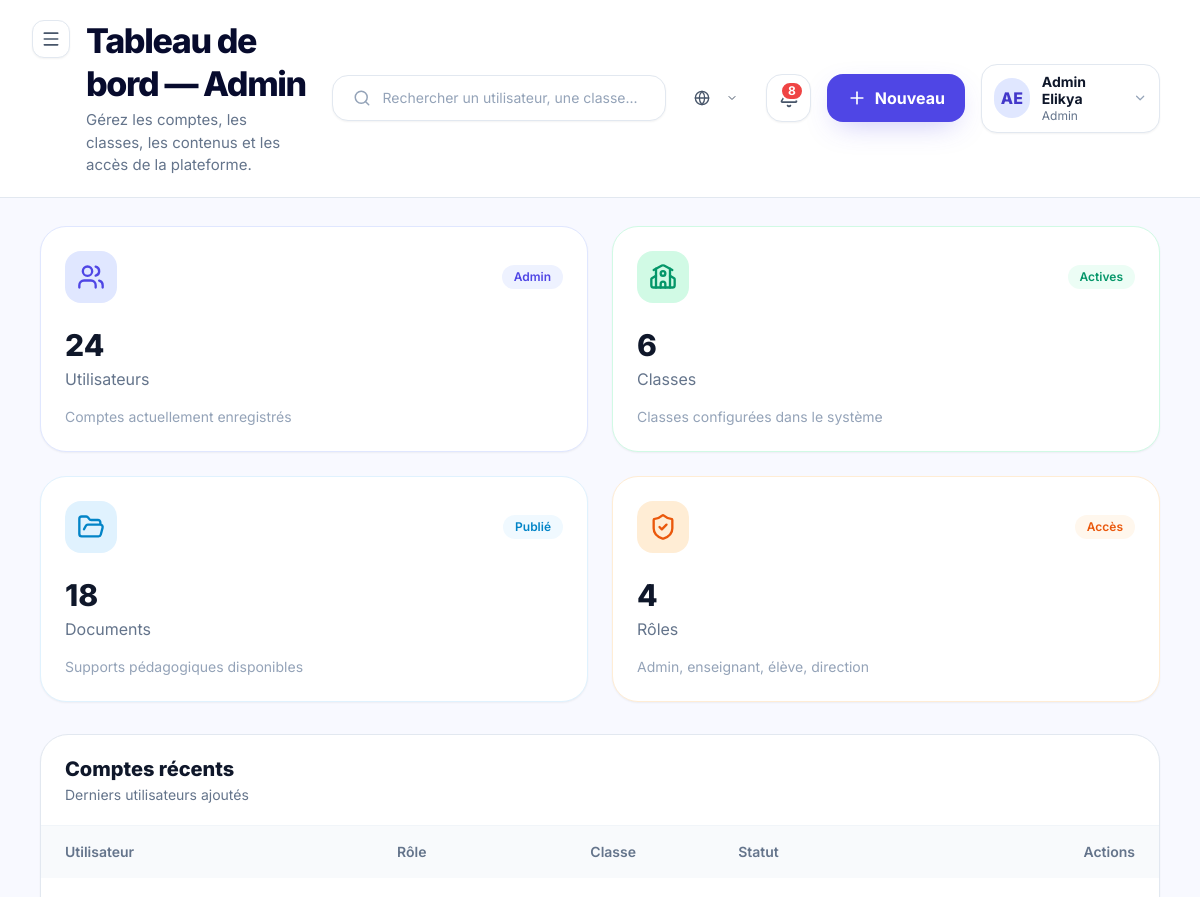
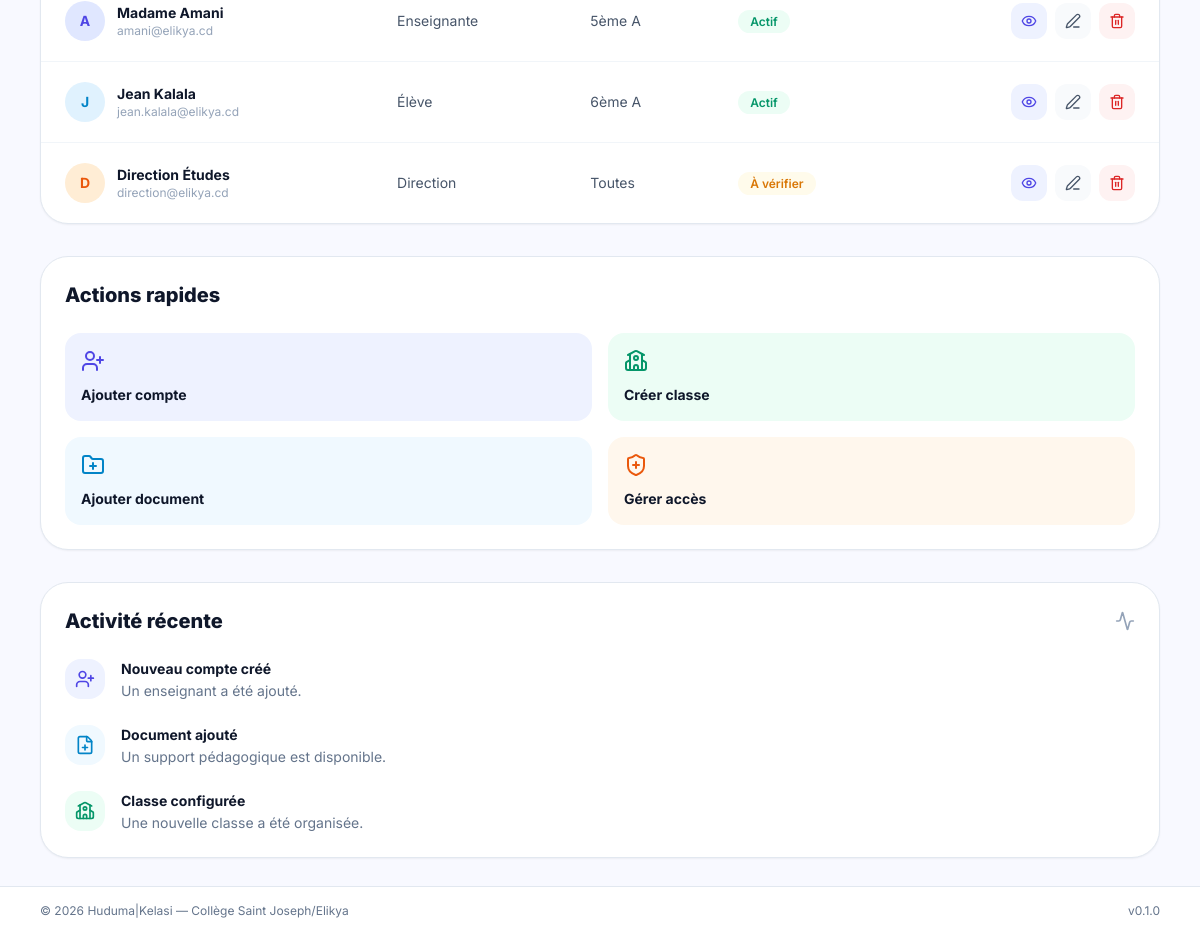
/dashboard/ (signed in), run on the app's committed database (2 pictures, top to bottom).
### apps/accounts/models.py (models this page shows, shortened)
class User(AbstractBaseUser, PermissionsMixin, BaseModel):
    email = models.EmailField(
        unique=True,
        verbose_name=_("Email"),
        help_text=_("Adresse email utilisée comme identifiant de connexion."),
    )
    first_name = models.CharField(
        max_length=80,
        verbose_name=_("Prénom"),
    )
    last_name = models.CharField(
        max_length=80,
        verbose_name=_("Nom"),
    )
    role = models.CharField(
        max_length=30,
        choices=UserRole.choices,
        default=UserRole.ELEVE,
        verbose_name=_("Rôle"),
        help_text=_("Rôle de l'utilisateur dans la plateforme."),
    )
    phone = models.CharField(
        max_length=30,
        blank=True,
        default="",
        verbose_name=_("Téléphone"),
    )
    avatar = models.ImageField(
        upload_to="avatars/",
        blank=True,
        null=True,
        verbose_name=_("Avatar"),
    )
    is_active = models.BooleanField(
        default=True,
        verbose_name=_("Actif"),
    )
    is_staff = models.BooleanField(
        default=False,
        verbose_name=_("Accès admin Django"),
    )
    date_joined = models.DateTimeField(
        auto_now_add=True,
        verbose_name=_("Date d'inscription"),
    )
    USERNAME_FIELD = "email"
    REQUIRED_FIELDS = ["first_name", "last_name"]
    objects = UserManager()
    class Meta:
        verbose_name = _("Utilisateur")
        verbose_name_plural = _("Utilisateurs")
        ordering = ["last_name", "first_name"]
        indexes = [
            models.Index(fields=["role"]),
            models.Index(fields=["is_active"]),
        ]
    @property
    def full_name(self) -> str:
        return f"{self.first_name} {self.last_name}".strip()
    @property
    def short_label(self) -> str:
        return ROLE_SHORT_LABELS.get(self.role, self.role)
    @property
    def initials(self) -> str:
        first = (self.first_name or "").strip()
        last = (self.last_name or "").strip()
        if first and last:
            return f"{first[0]}{last[0]}".upper()
        if first:
            return first[0].upper()
        if self.email:
            return self.email[0].upper()
        return "?"

### apps/dashboard/views.py (the view, shortened to what this page needs)
# urls.py: path("", DashboardHomeView.as_view(), name="home"),
class DashboardHomeView(TemplateView):
    template_name = "pages/dashboard/home.html"
    def dispatch(self, request, *args, **kwargs):
        user = request.user
        if not user.is_authenticated:
            return redirect("accounts:login")
        context = self.get_context_data()
        return self.render_to_response(context)
    def get_context_data(self, **kwargs):
        context = super().get_context_data(**kwargs)
        user = self.request.user
        context["page_title"] = f"Tableau de bord — {user.short_label}"
        context["page_subtitle"] = self._get_role_subtitle(user.role)
        context["stats_cards"] = self._get_fake_stats(user.role)
        context["recent_users"] = self._get_fake_recent_users()
        if user.role == UserRole.ADMIN:
            context["columns"] = [
                {"key": "user", "label": "Utilisateur", "align": "left"},
                {"key": "role", "label": "Rôle", "align": "left"},
                {"key": "classe", "label": "Classe", "align": "left"},
                {"key": "status", "label": "Statut", "align": "left"},
            ]
            context["table_actions"] = [
                {"icon": "eye", "color": "indigo", "url": "#", "label": "Voir"},
                {"icon": "edit-3", "color": "slate", "url": "#", "label": "Modifier"},
                {"icon": "trash-2", "color": "red", "url": "#", "label": "Supprimer"},
            ]
        return context
    def get_template_names(self):
        user = self.request.user
        template = ROLE_DASHBOARD_TEMPLATES.get(user.role, self.template_name)
        return [template]
    def _get_role_subtitle(self, role):
        subtitles = {
            UserRole.ADMIN: "Gérez les comptes, les classes, les contenus et les accès de la plateforme.",
            UserRole.ENSEIGNANT: "Votre travail pédagogique et votre boutique.",
            UserRole.DIRECTEUR_ETUDES: "Consultez les classes et les cours, validez les documents pédagogiques.",
            UserRole.ELEVE: "Vos ressources, achats et notes.",
            UserRole.PARENT: "Suivez la scolarité de vos enfants.",
        }
        return subtitles.get(role, "Bienvenue sur votre espace.")
    def _get_fake_stats(self, role):
        if role == UserRole.ADMIN:
            return [
                {"label": "Utilisateurs", "value": 24, "icon": "users", "color": "indigo",
                 "badge": "Admin", "footer": "Comptes actuellement enregistrés"},
                {"label": "Classes", "value": 6, "icon": "school", "color": "emerald",
                 "badge": "Actives", "footer": "Classes configurées dans le système"},
                {"label": "Documents", "value": 18, "icon": "folder-open", "color": "sky",
                 "badge": "Publié", "footer": "Supports pédagogiques disponibles"},
                {"label": "Rôles", "value": 4, "icon": "shield-check", "color": "orange",
                 "badge": "Accès", "footer": "Admin, enseignant, élève, direction"},
            ]
    def _get_fake_recent_users(self):
        return [
            {
                "user": '<div class="flex items-center gap-3"><div class="w-10 h-10 rounded-full bg-indigo-100 text-indigo-600 flex items-center justify-center font-bold">A</div><div><p class="font-bold text-slate-900">Madame Amani</p><p class="text-slate-400 text-xs">amani@elikya.cd</p></div></div>',
                "role": "Enseignante",
                "classe": "5ème A",
                "status": '<span class="px-3 py-1 rounded-full bg-emerald-50 text-emerald-600 font-semibold text-xs">Actif</span>',
            },
            {
                "user": '<div class="flex items-center gap-3"><div class="w-10 h-10 rounded-full bg-sky-100 text-sky-600 flex items-center justify-center font-bold">J</div><div><p class="font-bold text-slate-900">Jean Kalala</p><p class="text-slate-400 text-xs">jean.kalala@elikya.cd</p></div></div>',
                "role": "Élève",
                "classe": "6ème A",
                "status": '<span class="px-3 py-1 rounded-full bg-emerald-50 text-emerald-600 font-semibold text-xs">Actif</span>',
            },
            {
                "user": '<div class="flex items-center gap-3"><div class="w-10 h-10 rounded-full bg-orange-100 text-orange-600 flex items-center justify-center font-bold">D</div><div><p class="font-bold text-slate-900">Direction Études</p><p class="text-slate-400 text-xs">direction@elikya.cd</p></div></div>',
                "role": "Direction",
                "classe": "Toutes",
                "status": '<span class="px-3 py-1 rounded-full bg-amber-50 text-amber-600 font-semibold text-xs">À vérifier</span>',
            },
        ]

### apps/core/context_processors.py (called while the page is built)
def _get_unread_count(user):
    try:
        from apps.notifications.models import Notification
        return Notification.objects.filter(destinataire=user, lu=False).count()
    except Exception:
        return 0

### apps/core/managers.py (called while the page is built)
    def get_queryset(self):
        return super().get_queryset().filter(deleted_at__isnull=True)

### apps/core/templatetags/huduma_tags.py (called while the page is built)
@register.filter
def get_attr(obj, key):
    if obj is None:
        return ""
    if isinstance(obj, dict):
        return obj.get(key, "")
    return getattr(obj, key, "")

@register.filter
def safe_html(value):
    if not isinstance(value, str):
        return False
    return value.startswith("<") and ">" in value

### templates/pages/dashboard/admin.html
{% extends "layouts/dashboard.html" %}
{% load huduma_tags %}
{% block content %}
  <section class="grid sm:grid-cols-2 xl:grid-cols-4 gap-6 mb-8">
    {% for stat in stats_cards %}
      {% include "components/cards/stats_card.html" with label=stat.label value=stat.value icon=stat.icon color=stat.color badge=stat.badge footer=stat.footer %}
    {% endfor %}
  </section>
  <section class="grid xl:grid-cols-3 gap-8">
    <div class="xl:col-span-2">
      {% include "components/tables/table.html" with title="Comptes récents" subtitle="Derniers utilisateurs ajoutés" columns=columns rows=recent_users actions=table_actions %}
    </div>
    <div class="space-y-8">
      <div class="bg-white rounded-[28px] border border-slate-200 p-6 shadow-sm">
        <h3 class="text-xl font-extrabold mb-6 text-slate-900">Actions rapides</h3>
        <div class="grid grid-cols-2 gap-4">
          <button class="p-4 rounded-2xl bg-indigo-50 text-left hover:bg-indigo-100 transition-colors">
            <i data-lucide="user-plus" class="w-6 h-6 text-indigo-600 mb-3"></i>
            <p class="font-bold text-sm text-slate-900">Ajouter compte</p>
          </button>
          <button class="p-4 rounded-2xl bg-emerald-50 text-left hover:bg-emerald-100 transition-colors">
            <i data-lucide="school" class="w-6 h-6 text-emerald-600 mb-3"></i>
            <p class="font-bold text-sm text-slate-900">Créer classe</p>
          </button>
          <button class="p-4 rounded-2xl bg-sky-50 text-left hover:bg-sky-100 transition-colors">
            <i data-lucide="folder-plus" class="w-6 h-6 text-sky-600 mb-3"></i>
            <p class="font-bold text-sm text-slate-900">Ajouter document</p>
          </button>
          <button class="p-4 rounded-2xl bg-orange-50 text-left hover:bg-orange-100 transition-colors">
            <i data-lucide="shield-plus" class="w-6 h-6 text-orange-600 mb-3"></i>
            <p class="font-bold text-sm text-slate-900">Gérer accès</p>
          </button>
        </div>
      </div>
      <div class="bg-white rounded-[28px] border border-slate-200 p-6 shadow-sm">
        <div class="flex items-center justify-between mb-6">
          <h3 class="text-xl font-extrabold text-slate-900">Activité récente</h3>
          <i data-lucide="activity" class="w-5 h-5 text-slate-400"></i>
        </div>
        <div class="space-y-6">
          <div class="flex gap-4">
            <div class="w-10 h-10 rounded-2xl bg-indigo-50 flex items-center justify-center flex-shrink-0">
              <i data-lucide="user-plus" class="w-5 h-5 text-indigo-600"></i>
            </div>
            <div>
              <p class="font-bold text-sm text-slate-900">Nouveau compte créé</p>
              <p class="text-sm text-slate-500 mt-0.5">Un enseignant a été ajouté.</p>
            </div>
          </div>
          <div class="flex gap-4">
            <div class="w-10 h-10 rounded-2xl bg-sky-50 flex items-center justify-center flex-shrink-0">
              <i data-lucide="file-plus" class="w-5 h-5 text-sky-600"></i>
            </div>
            <div>
              <p class="font-bold text-sm text-slate-900">Document ajouté</p>
              <p class="text-sm text-slate-500 mt-0.5">Un support pédagogique est disponible.</p>
            </div>
          </div>
          <div class="flex gap-4">
            <div class="w-10 h-10 rounded-2xl bg-emerald-50 flex items-center justify-center flex-shrink-0">
              <i data-lucide="school" class="w-5 h-5 text-emerald-600"></i>
            </div>
            <div>
              <p class="font-bold text-sm text-slate-900">Classe configurée</p>
              <p class="text-sm text-slate-500 mt-0.5">Une nouvelle classe a été organisée.</p>
            </div>
          </div>
        </div>
      </div>
    </div>
  </section>
{% endblock %}

### templates/partials/navbar.html (shortened to what this page needs)
<div class="flex flex-col lg:flex-row lg:items-center justify-between gap-6 w-full">
  <div class="flex items-start gap-4">
    <button
      @click="sidebarOpen = !sidebarOpen"
      class="xl:hidden p-2 -ml-2 rounded-xl bg-white border border-slate-200 text-slate-600 hover:bg-slate-50 shadow-sm"
      aria-label="Basculer la sidebar"
    >
      <i data-lucide="menu" class="w-5 h-5"></i>
    </button>
    <div>
      <h2 class="text-[26px] lg:text-[34px] font-extrabold tracking-[-0.04em] text-kelasi-ink leading-tight">
        {% block navbar_title %}{{ page_title|default:"Tableau de bord" }}{% endblock %}
      </h2>
      {% if page_subtitle %}
        <p class="mt-1 text-slate-500 text-[14px] lg:text-[15px]">{{ page_subtitle }}</p>
      {% endif %}
    </div>
  </div>
  <div class="flex items-center gap-4">
    <div class="hidden md:flex items-center gap-3 w-[300px] lg:w-[360px] bg-white border border-slate-200 rounded-2xl px-5 py-3 shadow-sm">
      <i data-lucide="search" class="w-5 h-5 text-slate-400"></i>
      <input
        type="text"
        placeholder="Rechercher un utilisateur, une classe..."
        class="w-full outline-none text-sm bg-transparent text-slate-700 placeholder:text-slate-400"
      >
    </div>
    {% include "partials/language_switcher.html" %}
    <a
      href="{% url 'notifications:list' %}"
      class="relative w-12 h-12 rounded-2xl bg-white border border-slate-200 flex items-center justify-center shadow-sm hover:bg-slate-50"
      title="Notifications"
    >
      {% if unread_notifications_count > 0 %}
        <span class="absolute top-1.5 right-1.5 min-w-[20px] h-5 px-1.5 bg-red-500 text-white text-xs font-bold rounded-full flex items-center justify-center border-2 border-white">
          {{ unread_notifications_count }}
        </span>
      {% endif %}
    </a>
    {% if current_user_role == 'admin' %}
      <button class="hidden sm:flex bg-indigo-600 text-white px-5 py-3 rounded-2xl font-bold items-center gap-2 shadow-indigo-glow hover:bg-indigo-700 transition-colors">
        <i data-lucide="plus" class="w-5 h-5"></i>
        Nouveau
      </button>
    {% endif %}
    <div class="relative" x-data="{ userMenuOpen: false }">
      <button
        @click="userMenuOpen = !userMenuOpen"
        class="flex items-center gap-3 bg-white border border-slate-200 rounded-2xl px-3 py-2 shadow-sm hover:bg-slate-50"
      >
        <span class="w-10 h-10 rounded-full bg-indigo-100 text-indigo-700 flex items-center justify-center font-extrabold">
          {{ request.user.initials }}
        </span>
        <div class="hidden lg:block text-left">
          <p class="text-sm font-bold text-slate-900 leading-tight">{{ request.user.full_name }}</p>
          <p class="text-xs text-slate-500">{{ request.user.short_label }}</p>
        </div>
        <i data-lucide="chevron-down" class="w-4 h-4 text-slate-400 hidden lg:block"></i>
      </button>
    </div>
  </div>
</div>

### templates/layouts/base.html (style rules this page uses)
body { font-family: 'Inter', system-ui, sans-serif; }

### data on the page
User: user.initials "AE", user.full_name "Admin Elikya", user.short_label "Admin"

### other printed values
{{ page_title|default:"Tableau de bord" }} "Tableau de bord — Admin"
{{ page_subtitle }} "Gérez les comptes, les classes, les contenus et les accès de la plateforme."
{{ unread_notifications_count }} "8"
{{ badge }} "Admin" "Actives" "Publié" "Accès"
{{ value }} "24" "6" "18" "4"
{{ label }} "Utilisateurs" "Classes" "Documents" "Rôles"
{{ footer }} "Comptes actuellement enregistrés" "Classes configurées dans le système" "Supports pédagogiques disponibles" "Admin, enseignant, élève, direction"
{{ title }} "Comptes récents"
{{ subtitle }} "Derniers utilisateurs ajoutés"
{{ col.label }} "Utilisateur" "Rôle" "Classe" "Statut"
{{ cell|safe }} "A Madame Amani amani@elikya.cd" "Actif" "J Jean Kalala jean.kalala@elikya.cd" "Actif" "D Direction Études direction@elikya.cd" "À vérifier"
{{ cell|default:'—' }} "Enseignante" "5ème A" "Élève" "6ème A" "Direction" "Toutes"
{{ HUDUMA_NAME }} "Huduma"
{{ HUDUMA_VERSION }} "0.1.0"
